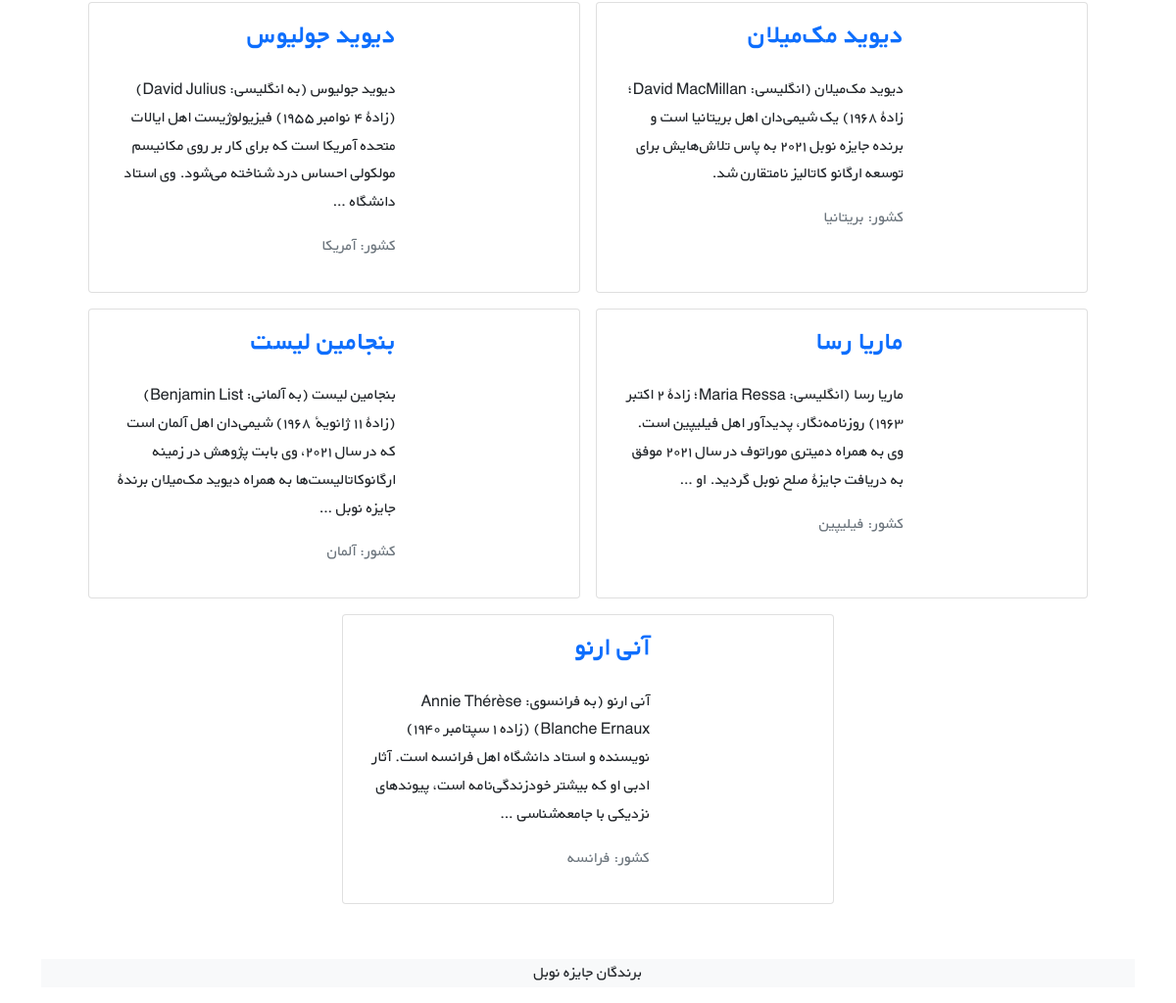
The app's page /nobels/ (lower part), older data.
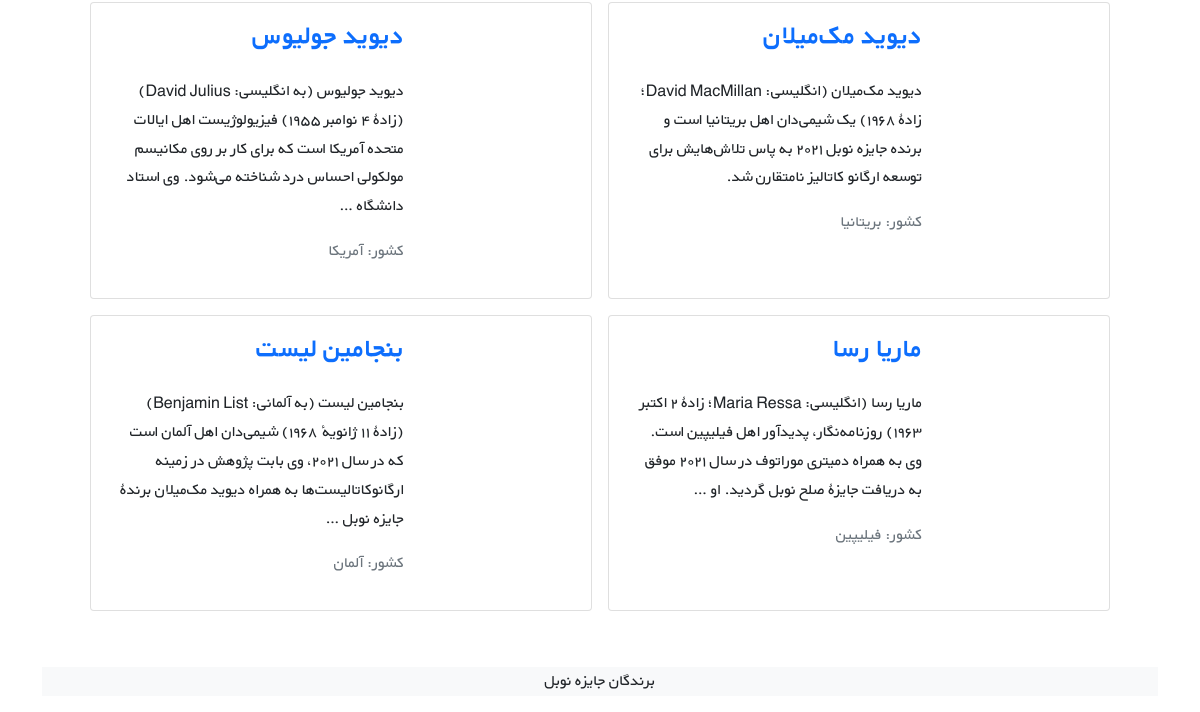
The same page, newer data.
### nobels/models.py (models this page shows, shortened)
class Nobel(models.Model):
    STATUS_CHOICES = (
        ('chemistry', 'chemistry'),
        ('economy', 'economy'),
        ("literature", "literature"),
        ("nobel peace", "nobel peace"),
        ("physics", "physics"),
        ("physiology and medicine", "physiology and medicine"),
    )
    name = models.CharField(max_length=200)
    description = models.TextField()
    year = models.PositiveIntegerField()
    country = models.CharField(max_length=50)
    grouping = models.CharField(choices=STATUS_CHOICES, max_length=23)
    cover = models.ImageField(upload_to="covers/",blank=True)
    datetime_created = models.DateTimeField(auto_now_add=True)
    datetime_modified = models.DateTimeField(auto_now=True)
    def get_absolute_url(self):
        return reverse("nobel_detail", args=[self.id])

### nobels/views.py (the view)
# urls.py: path("", NobelListView.as_view(), name="nobel_list"),
class NobelListView(generic.ListView):
    model = Nobel
    template_name = "nobels/nobel_list.html"
    context_object_name = "nobels"

### nobels/templates/nobels/nobel_list.html (shortened to what this page needs)
{% extends "_base.html" %}
{% block content %}
    <div class="container mt-4">
        <div class="row flex-row-reverse justify-content-md-center">
            {% for nobel in nobels %}
                <div class="card m-2" style="max-width: 45%">
                    <div class="row g-0 h-100" dir="rtl">
                        <div class="col-md-4">
                        </div>
                        <div class="col-md-8 h-100">
                            <div class="d-flex flex-column justify-content-between h-100">
                                <div class="card-body">
                                    <a class="text-decoration-none" href="{{ nobel.get_absolute_url }}"><h3
                                            class="card-title">
                                        <strong>{{ nobel.name }}</strong></h3></a>
                                    <p class="card-text pt-3">{{ nobel.description|truncatewords:30 }}</p>
                                    <p class="text-muted">کشور: {{ nobel.country }}</p>
                                </div>
                            </div>
                        </div>
                    </div>
                </div>
            {% endfor %}
        </div>
    </div>
    <footer class="bg-light text-center text-lg-start mt-5">
        <div class="text-center bg-grey">
            <p>برندگان جایزه نوبل</p>
        </div>
    </footer>
{% endblock %}

Row changes from the older to the newer data that the page shows:
removed Nobel: name "آنی ارنو", description "آنی ارنو (به فرانسوی: Annie Thérèse Blanche Ernaux) (زاده ۱ سپتامبر ۱۹۴۰) نویسنده و استاد دانشگاه اهل فرانسه است. آثار ادبی او که بیشتر خودزندگی‌نامه است، پیوندهای نزدیکی با جامعه‌شناسی …", country "فرانسه"
